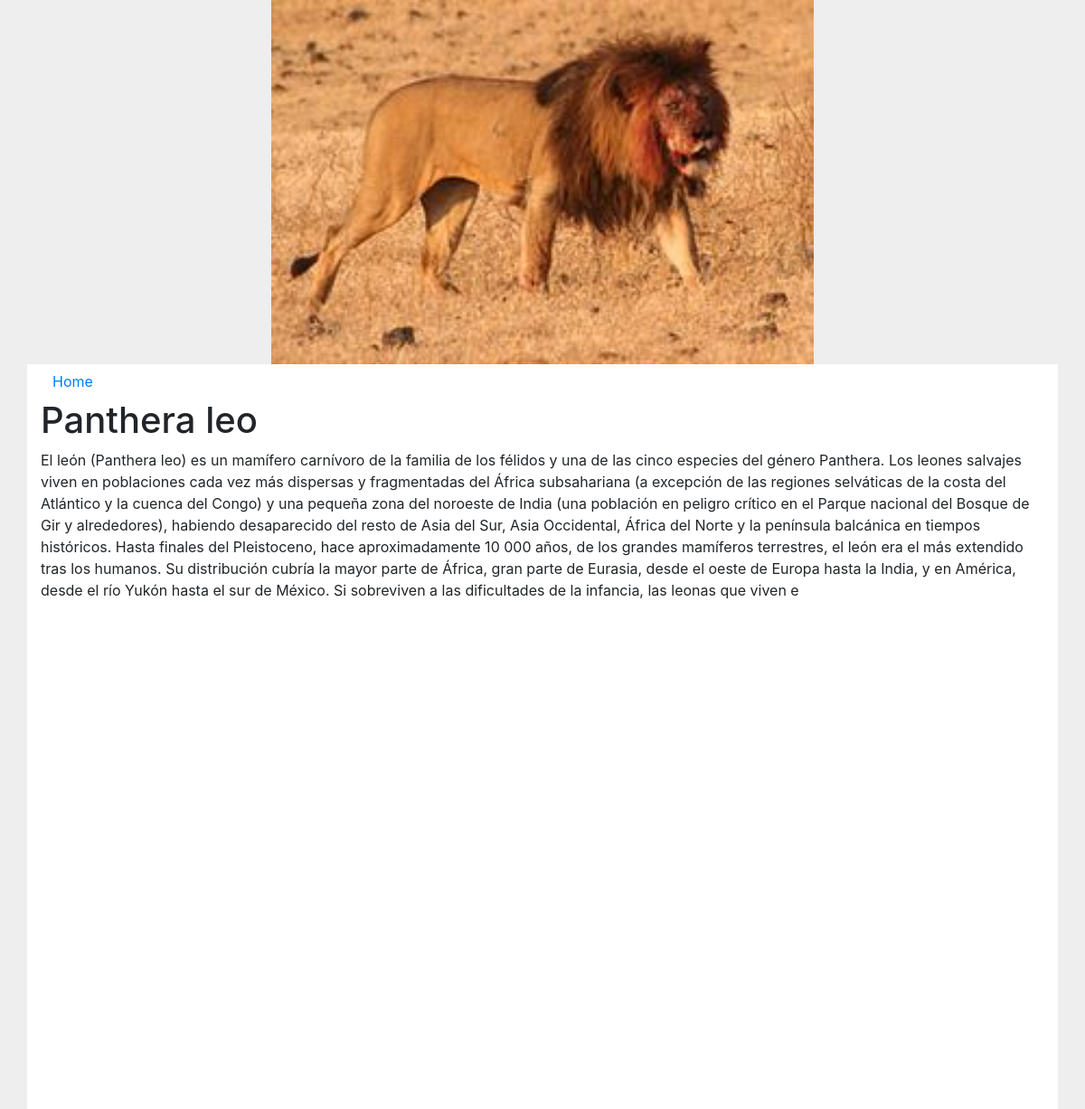
Page /ver.php?id=10 on the committed database.
### tables this page shows
CREATE TABLE `publicacion` (
  `id` int(11) NOT NULL,
  `Titulo` varchar(40) NOT NULL,
  `Descripcion` varchar(1000) NOT NULL,
  `Direccion` varchar(200) NOT NULL
);

### ver.php (the view, shortened to what this page needs)
<?php
    $id1 = $_GET['id'];
    $conexion = mysqli_connect(DB_HOST, DB_USER, DB_PASSWORD, DB_BASE);
    $obtenerTabla = mysqli_query($conexion, "select * from publicacion where id=$id1");
    $publicacion = mysqli_fetch_array($obtenerTabla);
?>
<!DOCTYPE html>
<html lang="es" dir="ltr">
    <head>
        <link rel="stylesheet" href="https://stackpath.bootstrapcdn.com/bootstrap/4.1.1/css/bootstrap.min.css">
        <link rel="stylesheet" href="css/estilos.css">
    </head>
    <body>
        <img class="imgPost" src="./imagenes/<?php echo $publicacion['Direccion']?>"/>
            <div class="container" id="principal">
            <a href="index.php" class="btn">Home</a>
             <h1><?php echo $publicacion['Titulo']; ?></h1>
             <div class="contenido_post">
                 <?php echo $publicacion['Descripcion']?>
             </div>
        </div>
    </body>
</html>

### css/estilos.css (style rules this page uses)
body { background: #eee; }
#principal { background: #fff; min-height: 103vh; }
.imgPost { width: 50%; display: block; margin: 0 auto; }

### rows in the picture
publicacion: Direccion (picture), Titulo "Panthera leo", Descripcion "El león (Panthera leo) es un mamífero carnívoro de la familia de los félidos y una de las cinco especies del género Panthera. Los leones salvajes viven en poblaciones cada vez más dispersas y fragmentadas del África subsahariana (a excepción de las regiones selváticas de la costa del Atlántico y la cuenca del Congo) y una pequeña zona del noroeste de India (una población en peligro crítico en el Parque nacional del Bosque de Gir y alrededores), habiendo desaparecido del resto de Asia del Sur, Asia Occidental, África del Norte y la península balcánica en tiempos históricos. Hasta finales del Pleistoceno, hace aproximadamente 10 000 años, de los grandes mamíferos terrestres, el león era el…"
